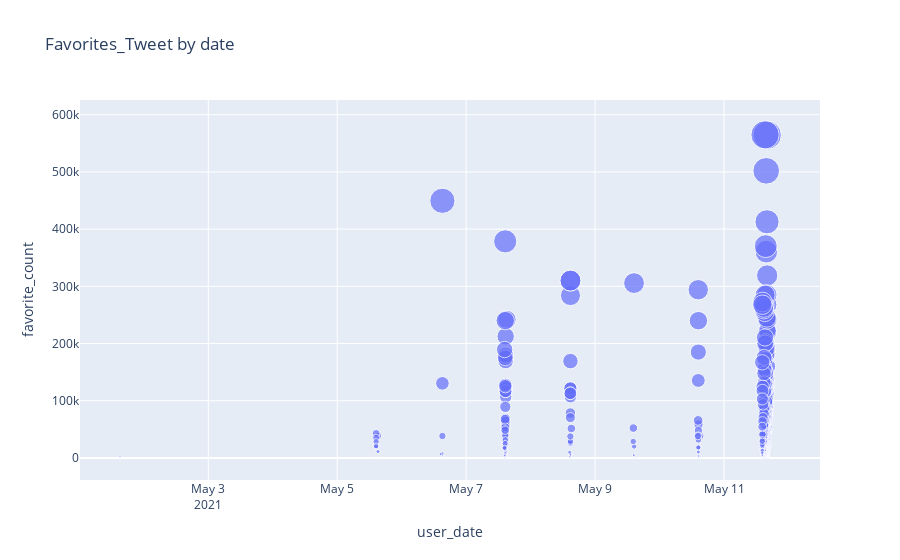

Write notebook code for a chart like this one.
### Code cell
#Scatter Plot of Tweet with Favorite count by Date ....Hoovering over Various location
px.scatter(df, x="user_date", y="favorite_count", size="favorite_count", hover_data=['country'], title="Favorites_Tweet by date")

### Figure 1 — Plotly figure (JSON) as saved in the notebook; plotly's stock layout.template omitted (floating-point values rounded to 4 significant figures; data arrays with more than 128 entries replaced by an {"elided": "..."} marker saying what was removed)
{"data": [{"customdata": {"elided": "709x1 str values"}, "hovertemplate": "user_date=%{x}<br>favorite_count=%{marker.size}<br>country=%{customdata[0]}<extra></extra>", "legendgroup": "", "marker": {"color": "#636efa", "size": {"elided": "709 int values"}, "sizemode": "area", "sizeref": 1412.0, "symbol": "circle"}, "mode": "markers", "name": "", "orientation": "v", "showlegend": false, "type": "scatter", "x": {"elided": "709 str values"}, "xaxis": "x", "y": {"elided": "709 int values"}, "yaxis": "y"}], "layout": {"legend": {"itemsizing": "constant", "tracegroupgap": 0}, "title": {"text": "Favorites_Tweet by date"}, "xaxis": {"anchor": "y", "domain": [0, 1], "title": {"text": "user_date"}}, "yaxis": {"anchor": "x", "domain": [0, 1], "title": {"text": "favorite_count"}}}}
